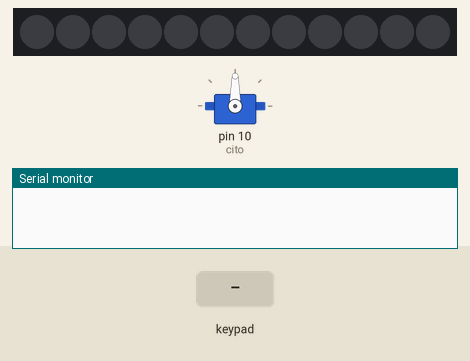
Recording of a sketch running on a simulated Arduino Uno, built with avr-gcc and run on an emulated ATmega328P. Shown: 12 RGB LEDs in strip order, left to right, servo, the last lines printed to the serial monitor. Inputs (shaded band) come from the test bench. Dim RGB values are drawn brighter than linear.

Above: at 1.2 s.
1.3 s: keypad keys 1 2 * pressed 0.4 s apart
At 4.39 s:
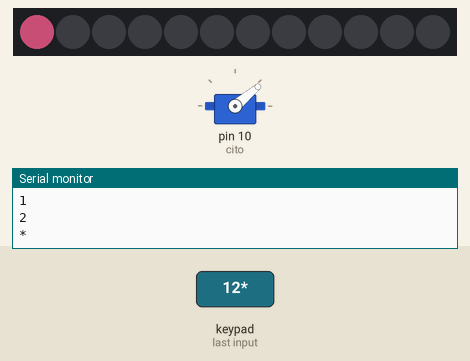
5.5 s: key 'B' pressed
At 7.1 s:
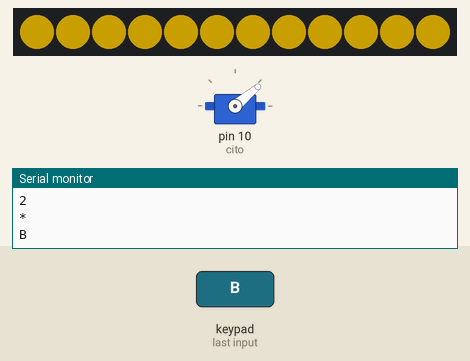
7.3 s: keypad keys 2 5 # pressed 0.4 s apart
At 11.3 s:
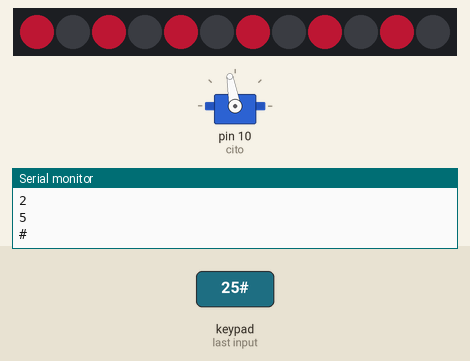
11.5 s: key 'A' pressed
At 13.1 s:
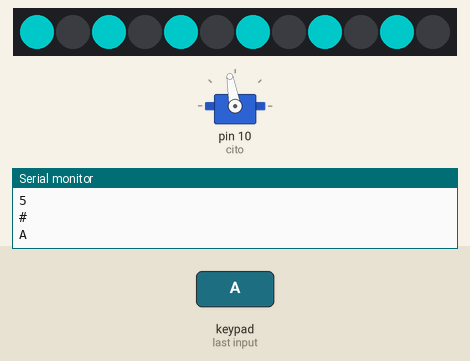
13.4 s: key 'C' pressed
At 14.6 s:
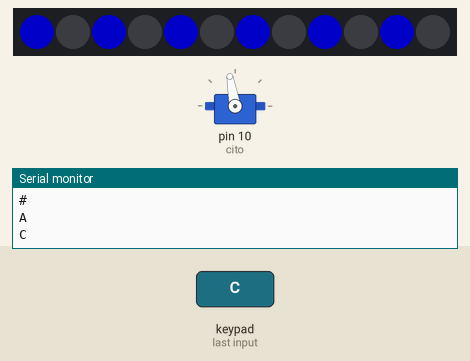
15.3 s: keypad keys 1 2 D pressed 0.4 s apart
At 15.6 s:
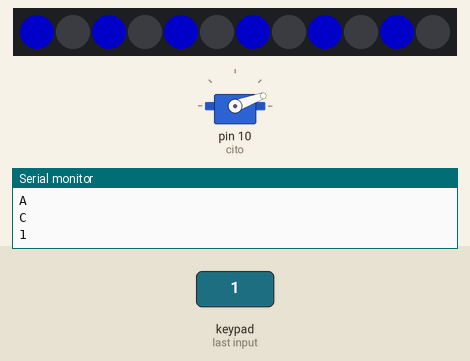
Timing chart, 0 to 18.3 s (numbered marks = the images above; inputs shaded):
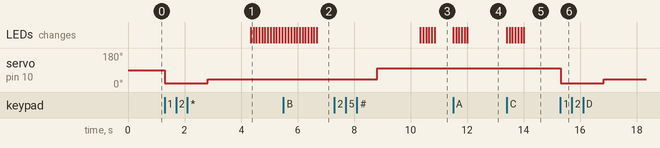

The sketch:

sketch_neopixelconteclado.ino
```cpp
#include <Adafruit_NeoPixel.h> /*añadimos librerias*/
#include <Keypad.h>
#include <Servo.h>/**/
#define time() delay(1500)/*definimos nuevos nombres para codigos*/
#define FILAS 4
#define COLUMNAS 4/**/

Adafruit_NeoPixel tira = Adafruit_NeoPixel(12,13);/*ponemos la cantidad de leds del neopixel y el pin al que va*/

char keys[FILAS][COLUMNAS] = {/*matriz del teclado*/
  {'1','2','3','A'},
  {'4','5','6','B'},
  {'7','8','9','C'},
  {'*','0','#','D'}/**/
};

char key;
byte Filas[FILAS]={9,8,7,6};/*orden de filas y columnas de los pines*/
byte Columnas[COLUMNAS] = {5,4,3,2};/**/

Keypad teclado = Keypad(makeKeymap(keys),Filas, Columnas,FILAS,COLUMNAS);

Servo cito;/*nombre del servo*/

void setup() {
  // put your setup code here, to run once:
  Serial.begin(9600);/*activar monitor serial*/
  tira.begin();/*encender tira*/
  tira.show();/*mostrar en tira*/
  cito.attach(10);/*pin al que ira el servo*/

}

void loop() {
  // put your main code here, to run repeatedly:
  key = teclado.getKey();

  if(key){
  Serial.println(key);
  }else{
    tira.clear();/*apagar tira o neopixel*/
  }
  switch(key){/*creamos que hara al presionar 0*/
    case '0':
      cito.write(0);
      time();/**/
    break;

    case '1':/*creamos que hara al presionar 1*/
      cito.write(20);
      time();/**/
    break;

    case '2':/*creamos que hara al presionar 2*/
      cito.write(40);
      time();/**/
    break;

    case '3':/*creamos que hara al presionar 3*/
      cito.write(60);
      time();/**/
    break;

    case '4':/*creamos que hara al presionar 4*/
      cito.write(80);
      time();/**/
    break;

    case '5':/*creamos que hara al presionar 5*/
      cito.write(100);
      time();/**/
    break;

    case '6':/*creamos que hara al presionar 6*/
      cito.write(120);
      time();/**/
    break;

    case '7':/*creamos que hara al presionar 7*/
      cito.write(140);
      time();/**/
    break;

    case '8':/*creamos que hara al presionar 8*/
      cito.write(160);
      time();/**/
    break;

    case '9':/*creamos que hara al presionar 9*/
      cito.write(180);
      time();/**/
    break;

    case 'A':/*creamos que hara al presionar A*/
      for(int i = 0; i<12; i = i+2 ){/*patron de led para el neopixel*/
        tira.setBrightness(100);
        tira.setPixelColor(i, 0,255,255);
        tira.show();
          delay(100);/**/
      }
    break;

    case 'B':/*creamos que hara al presionar B*/
      for(int i = 0; i<12; i++) {/*patron de led para el neopixel*/
        tira.setBrightness(100);
        tira.setPixelColor(i, 255,201,0);
        tira.show();
          delay(100);/**/
     }
    break;

    case 'C':/*creamos que hara al presionar C*/
     for(int i = 12; i>=-1; i = i-2) {/*patron de led para el neopixel*/
       tira.setBrightness(100);
       tira.setPixelColor(i, 0,0,255);
       tira.show();
          delay(100);/**/
     }
    break;

    case 'D':/*creamos que hara al presionar D*/
      for(int i = 0; i<12; i = i+3) {/*patron de led para el neopixel*/
       tira.setBrightness(100);
       tira.setPixelColor(i, 255,0,0);
       tira.show();
         delay(100);/**/
     }
    break;

    case '*' :/*creamos que hara al presionar *  */
      for(int i=0;i<12 ;i++){/*patron de led para el neopixel*/
        tira.setBrightness(100);
        tira.setPixelColor(i, 255,100,150);
        tira.show();
         delay(100);/**/
      }
    break;

    case '#':/*creamos que hara al presionar #*/
      for(int i = 0; i<12; i = i+2 ){/*patron de led para el neopixel*/
        tira.setBrightness(100);
        tira.setPixelColor(i, 200,25,55);
        tira.show();
         delay(100);/**/
      }
    break;
}

}
```

Measured:
- after the input at 1.3 s, servo on pin 10 (cito): 90° → 20° at once, → 40° 1.5 s later; the LEDs: change after 3.0 s (image 1)
- after the input at 5.5 s, the LEDs: first change after 0.07 s (image 2 shows a later state)
- after the input at 7.3 s, servo on pin 10 (cito): 40° → 100° after 1.5 s; the LEDs: first change after 3.0 s (image 3 shows a later state)
- after the input at 11.5 s, the LEDs: first change at once (image 4 shows a later state)
- after the input at 13.4 s, the LEDs: first change at once (image 5 shows a later state)
- after the input at 15.3 s, servo on pin 10 (cito): 100° → 20° at once, → 40° 1.5 s later
